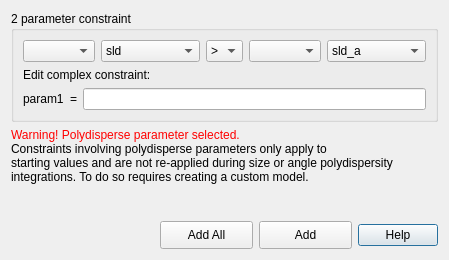
<?xml version="1.0" encoding="UTF-8"?>
<ui version="4.0">
 <class>ComplexConstraintUI</class>
 <widget class="QDialog" name="ComplexConstraintUI">
  <property name="geometry">
   <rect>
    <x>0</x>
    <y>0</y>
    <width>449</width>
    <height>260</height>
   </rect>
  </property>
  <property name="windowTitle">
   <string>Complex Constraint</string>
  </property>
  <layout class="QGridLayout" name="gridLayout_2">
   <item row="0" column="0">
    <widget class="QGroupBox" name="groupBox">
     <property name="title">
      <string>2 parameter constraint</string>
     </property>
     <layout class="QGridLayout" name="gridLayout">
      <item row="0" column="0">
       <layout class="QHBoxLayout" name="horizontalLayout">
        <item>
         <widget class="QComboBox" name="cbModel1"/>
        </item>
        <item>
         <widget class="QComboBox" name="cbParam1">
          <property name="sizePolicy">
           <sizepolicy hsizetype="MinimumExpanding" vsizetype="Fixed">
            <horstretch>0</horstretch>
            <verstretch>0</verstretch>
           </sizepolicy>
          </property>
          <property name="sizeAdjustPolicy">
           <enum>QComboBox::AdjustToContents</enum>
          </property>
          <item>
           <property name="text">
            <string>sld</string>
           </property>
          </item>
         </widget>
        </item>
        <item>
         <widget class="QComboBox" name="cbOperator">
          <item>
           <property name="text">
            <string>&gt;</string>
           </property>
          </item>
         </widget>
        </item>
        <item>
         <widget class="QComboBox" name="cbModel2"/>
        </item>
        <item>
         <widget class="QComboBox" name="cbParam2">
          <property name="sizePolicy">
           <sizepolicy hsizetype="MinimumExpanding" vsizetype="Fixed">
            <horstretch>0</horstretch>
            <verstretch>0</verstretch>
           </sizepolicy>
          </property>
          <property name="sizeAdjustPolicy">
           <enum>QComboBox::AdjustToContents</enum>
          </property>
          <item>
           <property name="text">
            <string>sld_a</string>
           </property>
          </item>
         </widget>
        </item>
       </layout>
      </item>
      <item row="1" column="0">
       <widget class="QLabel" name="label">
        <property name="text">
         <string>Edit complex constraint:</string>
        </property>
       </widget>
      </item>
      <item row="2" column="0">
       <layout class="QHBoxLayout" name="horizontalLayout_2">
        <item>
         <widget class="QLabel" name="txtParam">
          <property name="sizePolicy">
           <sizepolicy hsizetype="Minimum" vsizetype="Preferred">
            <horstretch>0</horstretch>
            <verstretch>0</verstretch>
           </sizepolicy>
          </property>
          <property name="text">
           <string>param1</string>
          </property>
         </widget>
        </item>
        <item>
         <widget class="QLabel" name="txtOperator">
          <property name="text">
           <string>=</string>
          </property>
         </widget>
        </item>
        <item>
         <widget class="QLineEdit" name="txtConstraint">
          <property name="text">
           <string/>
          </property>
         </widget>
        </item>
       </layout>
      </item>
     </layout>
    </widget>
   </item>
   <item row="1" column="0">
    <widget class="QLabel" name="lblWarning">
     <property name="text">
      <string>&lt;html&gt;&lt;head/&gt;&lt;body&gt;&lt;p&gt;&lt;span style=&quot; color:#ff0000;&quot;&gt;Warning! Polydisperse parameter selected.&lt;br/&gt;&lt;/span&gt;Constraints involving polydisperse parameters only apply to&lt;br/&gt;starting values and are not re-applied during size or angle polydispersity&lt;br/&gt;integrations. To do so requires creating a custom model.&lt;/p&gt;&lt;/body&gt;&lt;/html&gt;</string>
     </property>
    </widget>
   </item>
   <item row="2" column="0">
    <spacer name="verticalSpacer_2">
     <property name="orientation">
      <enum>Qt::Vertical</enum>
     </property>
     <property name="sizeHint" stdset="0">
      <size>
       <width>20</width>
       <height>9</height>
      </size>
     </property>
    </spacer>
   </item>
   <item row="3" column="0">
    <layout class="QHBoxLayout" name="horizontalLayout_3">
     <item>
      <spacer name="horizontalSpacer_2">
       <property name="orientation">
        <enum>Qt::Horizontal</enum>
       </property>
       <property name="sizeHint" stdset="0">
        <size>
         <width>58</width>
         <height>20</height>
        </size>
       </property>
      </spacer>
     </item>
     <item>
      <widget class="QToolButton" name="cmdAddAll">
       <property name="sizePolicy">
        <sizepolicy hsizetype="Preferred" vsizetype="Fixed">
         <horstretch>0</horstretch>
         <verstretch>0</verstretch>
        </sizepolicy>
       </property>
       <property name="minimumSize">
        <size>
         <width>93</width>
         <height>28</height>
        </size>
       </property>
       <property name="toolTip">
        <string>&lt;html&gt;&lt;head/&gt;&lt;body&gt;&lt;p&gt;Add constraints between all identically named parameters in both fitpages&lt;/p&gt;&lt;/body&gt;&lt;/html&gt;</string>
       </property>
       <property name="text">
        <string>Add All</string>
       </property>
       <property name="popupMode">
        <enum>QToolButton::InstantPopup</enum>
       </property>
       <property name="toolButtonStyle">
        <enum>Qt::ToolButtonTextOnly</enum>
       </property>
       <property name="autoRaise">
        <bool>false</bool>
       </property>
       <property name="arrowType">
        <enum>Qt::DownArrow</enum>
       </property>
      </widget>
     </item>
     <item>
      <widget class="QToolButton" name="cmdOK">
       <property name="sizePolicy">
        <sizepolicy hsizetype="Preferred" vsizetype="Fixed">
         <horstretch>0</horstretch>
         <verstretch>0</verstretch>
        </sizepolicy>
       </property>
       <property name="minimumSize">
        <size>
         <width>93</width>
         <height>28</height>
        </size>
       </property>
       <property name="toolTip">
        <string>&lt;html&gt;&lt;head/&gt;&lt;body&gt;&lt;p&gt;Add the constraint as defined by the above expression.&lt;/p&gt;&lt;/body&gt;&lt;/html&gt;</string>
       </property>
       <property name="text">
        <string>Add</string>
       </property>
       <property name="popupMode">
        <enum>QToolButton::InstantPopup</enum>
       </property>
       <property name="toolButtonStyle">
        <enum>Qt::ToolButtonTextOnly</enum>
       </property>
       <property name="autoRaise">
        <bool>false</bool>
       </property>
       <property name="arrowType">
        <enum>Qt::DownArrow</enum>
       </property>
      </widget>
     </item>
     <item>
      <widget class="QPushButton" name="cmdHelp">
       <property name="text">
        <string>Help</string>
       </property>
      </widget>
     </item>
    </layout>
   </item>
  </layout>
 </widget>
 <resources/>
 <connections/>
</ui>
